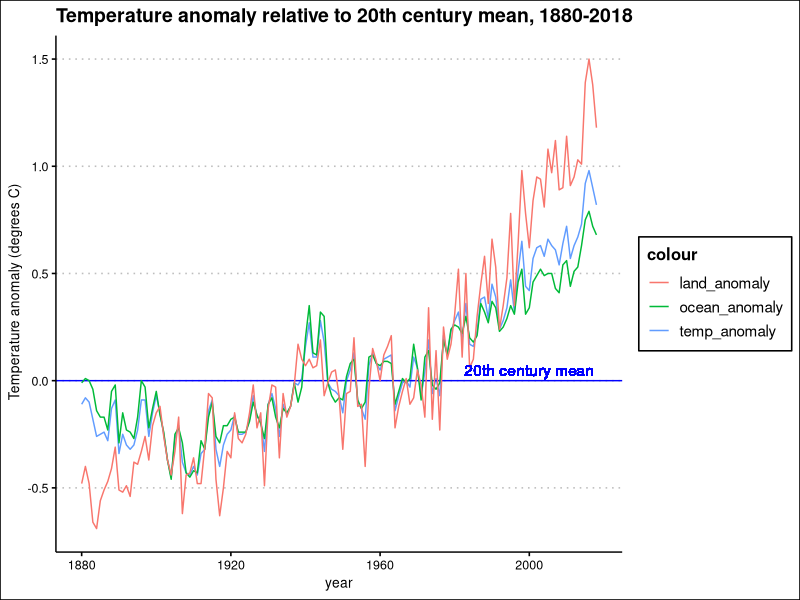

Source code (R): (Note: this script raises an error after producing the figure.)
update.packages("dslabs")
library(tidyverse)
library(dslabs)
library(ggthemes)
data(temp_carbon)
data(greenhouse_gases)
data(historic_co2)


str(temp_carbon)
summary(temp_carbon)
# Question 1 filtering out years with no carbon emissions and choosing which one provided the correct answer
temp_carbon %>%
  filter(!is.na(carbon_emissions)) %>%
  select(year) %>%
  max()

temp_carbon %>%
  filter(!is.na(carbon_emissions)) %>%
  .$year %>%
  max()

temp_carbon %>%
  filter(!is.na(carbon_emissions)) %>%
  pull(year) %>%
  max()

# Question 2
?pull
# setting variables for min and max years with carbon emission data
min_year <- temp_carbon %>%
  filter(!is.na(carbon_emissions)) %>% 
  pull(year) %>% 
  min()

max_year <- temp_carbon %>%
  filter(!is.na(carbon_emissions)) %>%
  pull(year) %>%
  max()


# where the max carbon emission is in the data frame
temp_carbon %>%
  filter(!is.na(carbon_emissions)) %>%
  pull(carbon_emissions) %>%
  which.max()

# finding year with carbon emissions both ways
c1 <- temp_carbon %>% filter(year == min_year) %>% pull(carbon_emissions)
c2 <- temp_carbon %>% filter(year == max_year) %>% .$carbon_emissions
c2/c1

# Question 3 temp anomaly
min_year_temp <- temp_carbon %>%
  filter(!is.na(temp_anomaly)) %>% 
  pull(year) %>% 
  min()

max_year_temp <- temp_carbon %>%
  filter(!is.na(temp_anomaly)) %>% 
  pull(year) %>% 
  max()

# finding difference between oldest and recent temperature
t1 <- temp_carbon %>% filter(year == min_year_temp) %>% pull(temp_anomaly)
t2 <- temp_carbon %>% filter(year == max_year_temp) %>% .$temp_anomaly
t2 - t1

# Question 4
p <- temp_carbon %>% filter(!is.na(temp_anomaly)) %>% ggplot(aes(year, temp_anomaly)) 
p <- p + geom_line(aes(color = "temp_anomaly"))
p <- p + geom_hline(aes(yintercept = 0), col = "blue")


# Question 5 + 6 + 7, you make a legend by setting the color to the variable you want within aes
p <- p + geom_line(aes(y = ocean_anomaly, color = "ocean_anomaly"))
p <- p + geom_line(aes(y = land_anomaly, color = "land_anomaly"))

# Question 5 portion

p <- p + ylab(" Temperature anomaly (degrees C)") + ggtitle("Temperature anomaly relative to 20th century mean, 1880-2018") +
  geom_text(aes(x = 2000, y = 0.05, label = "20th century mean"), col = "blue")
p + theme_clean()

# Question 6 extra, data only starts when all three vars have data, tinkering around
p_sub <- temp_carbon[, c("temp_anomaly", "ocean_anomaly", "land_anomaly", "year")]
library(reshape2)
p2 <- melt(p_sub, id=c("year"))
p2 %>% filter(!is.na())

ggplot(p2) + geom_line(aes(x = year, y = value, color = variable)) + scale_color_manual(values = c("red", "green", "blue"))

# Question 8 + 9
greenhouse_gases %>%
  ggplot(aes(year, concentration)) +
  geom_line() +
  facet_grid( gas~. , scales = "free") +
  geom_vline(aes(xintercept = 1850)) +
  ylab("Concentration (ch4/n2o ppb, co2 ppm)") +
  ggtitle("Atmospheric greenhouse gas concentration by year, 0-2000")
?facet_grid

# Question 10
q <- temp_carbon %>% filter(!is.na(carbon_emissions)) %>%
  ggplot(aes(year, carbon_emissions, color = "carbon_emissions")) + geom_line()
q <- q + ylab("metric tons of carbon emitted per year")
q + geom_vline(xintercept = 1850)

# Question 11
co2_time <- historic_co2 %>% 
  filter(!is.na(co2)) %>% 
  ggplot(aes(year, co2, col = source)) 
co2_time + geom_line()

# Question 12
co2_time + xlim(-3000, 2018) + geom_line()
